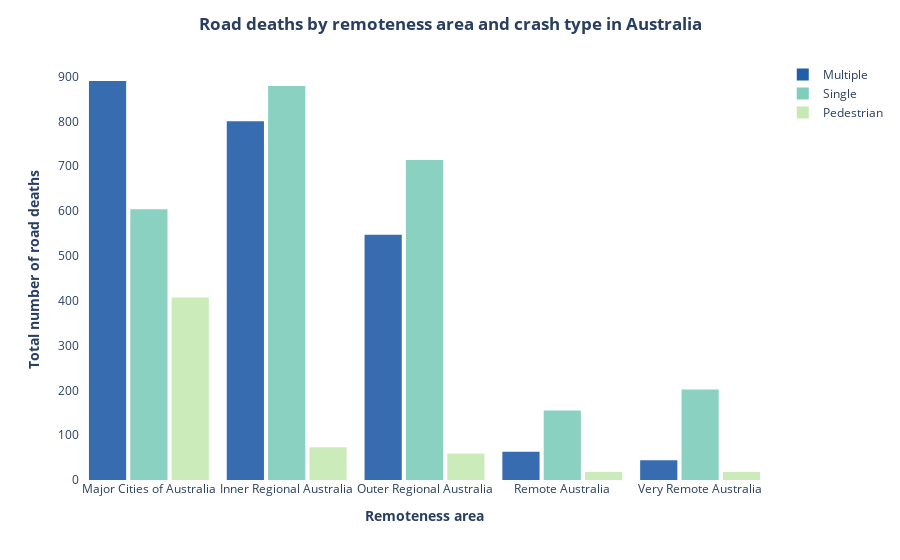

Notebook cell for this chart:
### Code cell
fig_remote.show()

### Figure 1 — Plotly figure (JSON) as saved in the notebook; plotly's stock layout.template omitted (floating-point values rounded to 4 significant figures)
{"data": [{"alignmentgroup": "True", "bingroup": "x", "histfunc": "sum", "hovertemplate": "crash=Multiple<br>remote=%{x}<br>sum of number=%{y}<extra></extra>", "legendgroup": "Multiple", "marker": {"color": "#225ea8", "opacity": 0.9}, "name": "Multiple", "offsetgroup": "Multiple", "orientation": "v", "showlegend": true, "type": "histogram", "x": ["Major Cities of Australia", "Inner Regional Australia", "Outer Regional Australia", "Remote Australia", "Very Remote Australia"], "xaxis": "x", "y": [890, 800, 547, 63, 44], "yaxis": "y"}, {"alignmentgroup": "True", "bingroup": "x", "histfunc": "sum", "hovertemplate": "crash=Single<br>remote=%{x}<br>sum of number=%{y}<extra></extra>", "legendgroup": "Single", "marker": {"color": "#7fcdbb", "opacity": 0.9}, "name": "Single", "offsetgroup": "Single", "orientation": "v", "showlegend": true, "type": "histogram", "x": ["Major Cities of Australia", "Inner Regional Australia", "Outer Regional Australia", "Remote Australia", "Very Remote Australia"], "xaxis": "x", "y": [604, 879, 714, 155, 202], "yaxis": "y"}, {"alignmentgroup": "True", "bingroup": "x", "histfunc": "sum", "hovertemplate": "crash=Pedestrian<br>remote=%{x}<br>sum of number=%{y}<extra></extra>", "legendgroup": "Pedestrian", "marker": {"color": "#c7e9b4", "opacity": 0.9}, "name": "Pedestrian", "offsetgroup": "Pedestrian", "orientation": "v", "showlegend": true, "type": "histogram", "x": ["Major Cities of Australia", "Inner Regional Australia", "Outer Regional Australia", "Remote Australia", "Very Remote Australia"], "xaxis": "x", "y": [407, 73, 59, 18, 18], "yaxis": "y"}], "layout": {"bargap": 0.1, "bargroupgap": 0.1, "barmode": "group", "legend": {"title": {"text": ""}, "tracegroupgap": 0}, "margin": {"t": 60}, "plot_bgcolor": "white", "title": {"text": "<b>Road deaths by remoteness area and crash type in Australia<b>", "x": 0.5}, "xaxis": {"anchor": "y", "domain": [0, 1], "title": {"text": "<b>Remoteness area<b>"}}, "yaxis": {"anchor": "x", "domain": [0, 1], "title": {"text": "<b>Total number of road deaths<b>"}}}}
